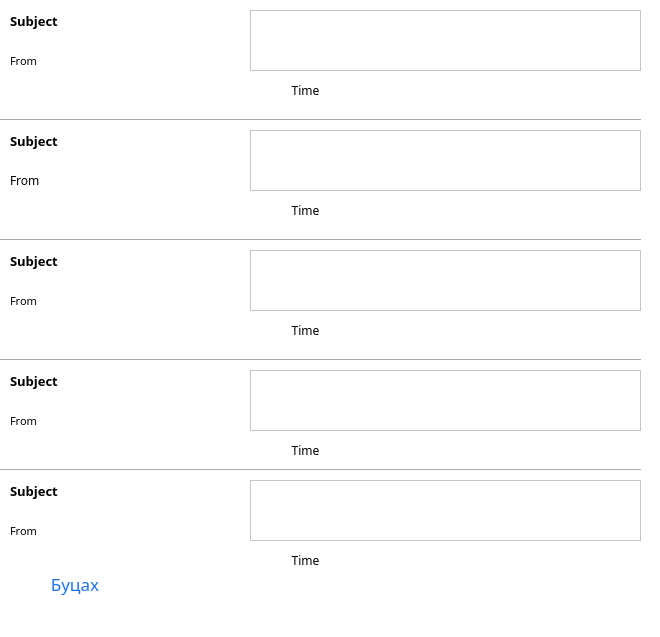
<?xml version="1.0" encoding="UTF-8"?>
<ui version="4.0">
 <class>InboxWindow</class>
 <widget class="QMainWindow" name="InboxWindow">
  <property name="geometry">
   <rect>
    <x>0</x>
    <y>0</y>
    <width>660</width>
    <height>637</height>
   </rect>
  </property>
  <property name="minimumSize">
   <size>
    <width>1</width>
    <height>1</height>
   </size>
  </property>
  <property name="maximumSize">
   <size>
    <width>1000</width>
    <height>1000</height>
   </size>
  </property>
  <property name="windowTitle">
   <string>Ирсэн мэйл</string>
  </property>
  <property name="windowIcon">
   <iconset>
    <normaloff>../img/favicon.ico</normaloff>../img/favicon.ico</iconset>
  </property>
  <property name="styleSheet">
   <string notr="true">* {
	background-color: white;
}</string>
  </property>
  <widget class="QWidget" name="centralwidget">
   <widget class="QLabel" name="lbl1Subject">
    <property name="geometry">
     <rect>
      <x>10</x>
      <y>10</y>
      <width>221</width>
      <height>21</height>
     </rect>
    </property>
    <property name="font">
     <font>
      <family>Sans Serif</family>
      <pointsize>10</pointsize>
      <weight>75</weight>
      <italic>false</italic>
      <bold>true</bold>
     </font>
    </property>
    <property name="text">
     <string>Subject</string>
    </property>
   </widget>
   <widget class="QLabel" name="lbl1From">
    <property name="geometry">
     <rect>
      <x>10</x>
      <y>50</y>
      <width>221</width>
      <height>21</height>
     </rect>
    </property>
    <property name="font">
     <font>
      <family>Sans Serif</family>
      <pointsize>8</pointsize>
     </font>
    </property>
    <property name="text">
     <string>From</string>
    </property>
   </widget>
   <widget class="Line" name="line">
    <property name="geometry">
     <rect>
      <x>0</x>
      <y>110</y>
      <width>641</width>
      <height>20</height>
     </rect>
    </property>
    <property name="orientation">
     <enum>Qt::Horizontal</enum>
    </property>
   </widget>
   <widget class="QLabel" name="lbl2From">
    <property name="geometry">
     <rect>
      <x>10</x>
      <y>170</y>
      <width>221</width>
      <height>21</height>
     </rect>
    </property>
    <property name="font">
     <font>
      <family>Sans Serif</family>
     </font>
    </property>
    <property name="text">
     <string>From</string>
    </property>
   </widget>
   <widget class="QLabel" name="lbl2Subject">
    <property name="geometry">
     <rect>
      <x>10</x>
      <y>130</y>
      <width>221</width>
      <height>21</height>
     </rect>
    </property>
    <property name="font">
     <font>
      <family>Sans Serif</family>
      <pointsize>10</pointsize>
      <weight>75</weight>
      <italic>false</italic>
      <bold>true</bold>
     </font>
    </property>
    <property name="text">
     <string>Subject</string>
    </property>
   </widget>
   <widget class="Line" name="line_2">
    <property name="geometry">
     <rect>
      <x>0</x>
      <y>230</y>
      <width>641</width>
      <height>20</height>
     </rect>
    </property>
    <property name="orientation">
     <enum>Qt::Horizontal</enum>
    </property>
   </widget>
   <widget class="QLabel" name="lbl3From">
    <property name="geometry">
     <rect>
      <x>10</x>
      <y>290</y>
      <width>221</width>
      <height>21</height>
     </rect>
    </property>
    <property name="font">
     <font>
      <family>Sans Serif</family>
      <pointsize>8</pointsize>
     </font>
    </property>
    <property name="text">
     <string>From</string>
    </property>
   </widget>
   <widget class="QLabel" name="lbl4Subject">
    <property name="geometry">
     <rect>
      <x>10</x>
      <y>370</y>
      <width>221</width>
      <height>21</height>
     </rect>
    </property>
    <property name="font">
     <font>
      <family>Sans Serif</family>
      <pointsize>10</pointsize>
      <weight>75</weight>
      <italic>false</italic>
      <bold>true</bold>
     </font>
    </property>
    <property name="text">
     <string>Subject</string>
    </property>
   </widget>
   <widget class="Line" name="line_3">
    <property name="geometry">
     <rect>
      <x>0</x>
      <y>460</y>
      <width>641</width>
      <height>20</height>
     </rect>
    </property>
    <property name="orientation">
     <enum>Qt::Horizontal</enum>
    </property>
   </widget>
   <widget class="QLabel" name="lbl4From">
    <property name="geometry">
     <rect>
      <x>10</x>
      <y>410</y>
      <width>221</width>
      <height>21</height>
     </rect>
    </property>
    <property name="font">
     <font>
      <family>Sans Serif</family>
      <pointsize>8</pointsize>
     </font>
    </property>
    <property name="text">
     <string>From</string>
    </property>
   </widget>
   <widget class="QLabel" name="lbl3Subject">
    <property name="geometry">
     <rect>
      <x>10</x>
      <y>250</y>
      <width>221</width>
      <height>21</height>
     </rect>
    </property>
    <property name="font">
     <font>
      <family>Sans Serif</family>
      <pointsize>10</pointsize>
      <weight>75</weight>
      <italic>false</italic>
      <bold>true</bold>
     </font>
    </property>
    <property name="text">
     <string>Subject</string>
    </property>
   </widget>
   <widget class="Line" name="line_4">
    <property name="geometry">
     <rect>
      <x>0</x>
      <y>350</y>
      <width>641</width>
      <height>20</height>
     </rect>
    </property>
    <property name="orientation">
     <enum>Qt::Horizontal</enum>
    </property>
   </widget>
   <widget class="QLabel" name="lbl5Subject">
    <property name="geometry">
     <rect>
      <x>10</x>
      <y>480</y>
      <width>221</width>
      <height>21</height>
     </rect>
    </property>
    <property name="font">
     <font>
      <family>Sans Serif</family>
      <pointsize>10</pointsize>
      <weight>75</weight>
      <italic>false</italic>
      <bold>true</bold>
     </font>
    </property>
    <property name="text">
     <string>Subject</string>
    </property>
   </widget>
   <widget class="QLabel" name="lbl5From">
    <property name="geometry">
     <rect>
      <x>10</x>
      <y>520</y>
      <width>221</width>
      <height>21</height>
     </rect>
    </property>
    <property name="font">
     <font>
      <family>Sans Serif</family>
      <pointsize>8</pointsize>
     </font>
    </property>
    <property name="text">
     <string>From</string>
    </property>
   </widget>
   <widget class="QPushButton" name="composeMail">
    <property name="geometry">
     <rect>
      <x>580</x>
      <y>550</y>
      <width>51</width>
      <height>51</height>
     </rect>
    </property>
    <property name="text">
     <string/>
    </property>
    <property name="icon">
     <iconset>
      <normaloff>img/compose.png</normaloff>img/compose.png</iconset>
    </property>
    <property name="iconSize">
     <size>
      <width>150</width>
      <height>150</height>
     </size>
    </property>
    <property name="default">
     <bool>true</bool>
    </property>
    <property name="flat">
     <bool>true</bool>
    </property>
   </widget>
   <widget class="QPushButton" name="backToLogin">
    <property name="geometry">
     <rect>
      <x>30</x>
      <y>570</y>
      <width>90</width>
      <height>28</height>
     </rect>
    </property>
    <property name="font">
     <font>
      <family>Sans Serif</family>
      <pointsize>13</pointsize>
      <italic>false</italic>
     </font>
    </property>
    <property name="cursor">
     <cursorShape>PointingHandCursor</cursorShape>
    </property>
    <property name="toolTip">
     <string>Үүнийг дарж шинэ хаяг нээнэ үү</string>
    </property>
    <property name="styleSheet">
     <string notr="true">color: rgb(26, 115, 232);</string>
    </property>
    <property name="text">
     <string>Буцах</string>
    </property>
    <property name="flat">
     <bool>true</bool>
    </property>
   </widget>
   <widget class="QLabel" name="lbl1Time">
    <property name="geometry">
     <rect>
      <x>250</x>
      <y>80</y>
      <width>111</width>
      <height>20</height>
     </rect>
    </property>
    <property name="font">
     <font>
      <family>Ubuntu Light</family>
     </font>
    </property>
    <property name="text">
     <string>Time</string>
    </property>
    <property name="alignment">
     <set>Qt::AlignCenter</set>
    </property>
   </widget>
   <widget class="QLabel" name="lbl2Time">
    <property name="geometry">
     <rect>
      <x>250</x>
      <y>200</y>
      <width>111</width>
      <height>20</height>
     </rect>
    </property>
    <property name="font">
     <font>
      <family>Ubuntu Light</family>
     </font>
    </property>
    <property name="text">
     <string>Time</string>
    </property>
    <property name="alignment">
     <set>Qt::AlignCenter</set>
    </property>
   </widget>
   <widget class="QLabel" name="lbl3Time">
    <property name="geometry">
     <rect>
      <x>250</x>
      <y>320</y>
      <width>111</width>
      <height>20</height>
     </rect>
    </property>
    <property name="font">
     <font>
      <family>Ubuntu Light</family>
     </font>
    </property>
    <property name="text">
     <string>Time</string>
    </property>
    <property name="alignment">
     <set>Qt::AlignCenter</set>
    </property>
   </widget>
   <widget class="QLabel" name="lbl4Time">
    <property name="geometry">
     <rect>
      <x>250</x>
      <y>440</y>
      <width>111</width>
      <height>20</height>
     </rect>
    </property>
    <property name="font">
     <font>
      <family>Ubuntu Light</family>
     </font>
    </property>
    <property name="text">
     <string>Time</string>
    </property>
    <property name="alignment">
     <set>Qt::AlignCenter</set>
    </property>
   </widget>
   <widget class="QLabel" name="lbl5Time">
    <property name="geometry">
     <rect>
      <x>250</x>
      <y>550</y>
      <width>111</width>
      <height>20</height>
     </rect>
    </property>
    <property name="font">
     <font>
      <family>Ubuntu Light</family>
     </font>
    </property>
    <property name="text">
     <string>Time</string>
    </property>
    <property name="alignment">
     <set>Qt::AlignCenter</set>
    </property>
   </widget>
   <widget class="QTextBrowser" name="txt1Body">
    <property name="geometry">
     <rect>
      <x>250</x>
      <y>10</y>
      <width>391</width>
      <height>61</height>
     </rect>
    </property>
   </widget>
   <widget class="QTextBrowser" name="txt2Body">
    <property name="geometry">
     <rect>
      <x>250</x>
      <y>130</y>
      <width>391</width>
      <height>61</height>
     </rect>
    </property>
   </widget>
   <widget class="QTextBrowser" name="txt3Body">
    <property name="geometry">
     <rect>
      <x>250</x>
      <y>250</y>
      <width>391</width>
      <height>61</height>
     </rect>
    </property>
   </widget>
   <widget class="QTextBrowser" name="txt4Body">
    <property name="geometry">
     <rect>
      <x>250</x>
      <y>370</y>
      <width>391</width>
      <height>61</height>
     </rect>
    </property>
   </widget>
   <widget class="QTextBrowser" name="txt5Body">
    <property name="geometry">
     <rect>
      <x>250</x>
      <y>480</y>
      <width>391</width>
      <height>61</height>
     </rect>
    </property>
   </widget>
  </widget>
  <widget class="QStatusBar" name="statusbar"/>
 </widget>
 <resources/>
 <connections/>
</ui>
